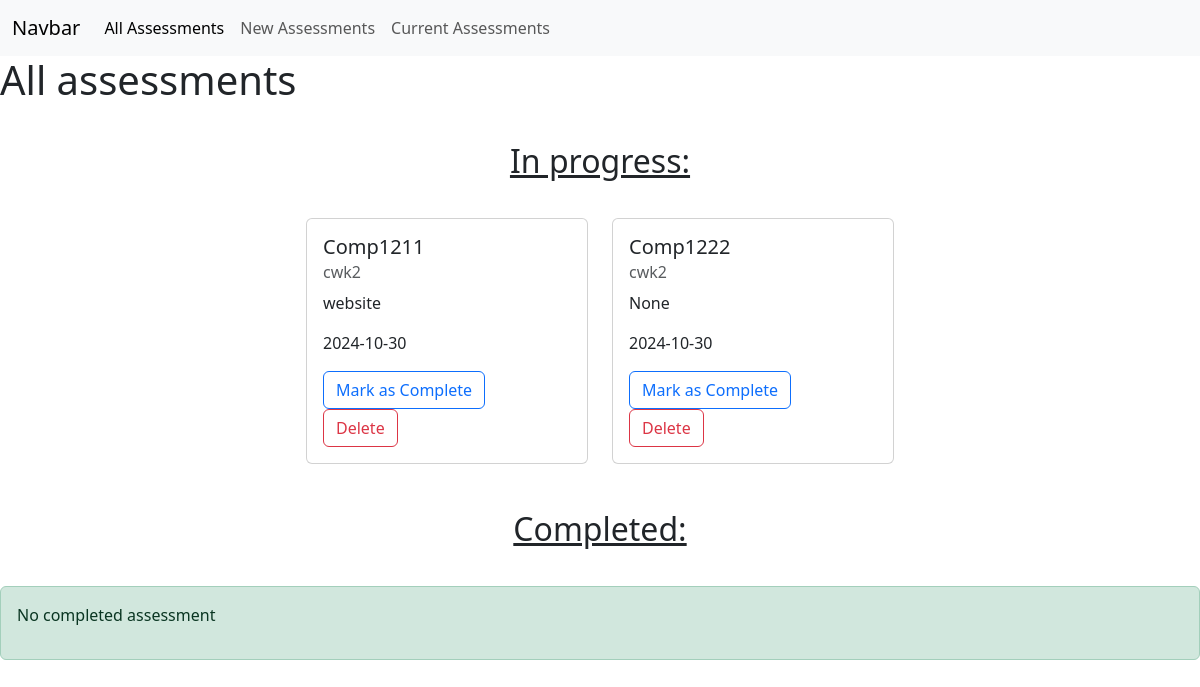
Before: / with the older database file.
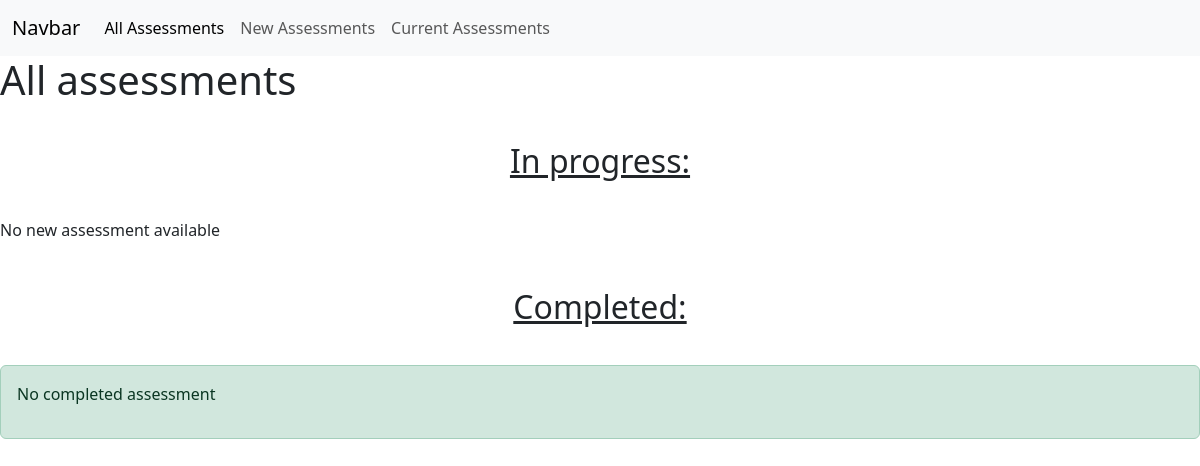
After: the same page with the newer database file.
### app/models.py (models this page shows)
class Assessment(db.Model):
    id = db.Column(db.Integer, primary_key=True)
    Code = db.Column(db.String(500), index=True)
    Title = db.Column(db.String(500))
    Date = db.Column(db.DateTime)
    Description = db.Column(db.String(500))
    Complete = db.Column(db.Boolean, default=False)

### app/views.py (the view)
@app.route('/')
def index():
    new_assessment = Assessment.query.filter_by(Complete=False).first()
    old_assessment = Assessment.query.filter_by(Complete=True).first()
    message1 = None
    if not new_assessment:
        message1 = "No new assessment available"
    message2 = None
    if not old_assessment:
        message2 = "No completed assessment"
    rows = Assessment.query.all()
    return render_template('home.html', rows=rows, message1=message1, message2=message2)

### app/templates/home.html (shortened to what this page needs)
{% extends "base.html" %}
{% block content %}
<link href="https://cdn.jsdelivr.net/npm/bootstrap@5.3.3/dist/css/bootstrap.min.css" rel="stylesheet">
<link rel="stylesheet" href="{{ url_for('static', filename='home.css') }}">
<h1>All assessments</h1>
<h2 class="subtitle">In progress:</h2>
{% if message1 %}
    <p>{{ message1 }}</p>
{% endif %}
<div class="row justify-content-center">
    {% for row in rows %}
    {% if not row.Complete %}
    <div class="col-md-3 mb-3 d-flex justify-content-center">
        <div class="card" style="width: 18rem;">
            <div class="card-body">
                <h5 class="card-title">{{ row.Code }}</h5>
                <h6 class="card-subtitle mb-2 text-body-secondary">{{ row.Title }}</h6>
                <p class="card-text">{{ row.Description }}</p>
                <p class="card-text">{{ row.Date.strftime('%Y-%m-%d') }}</p>
                <a href="{{ url_for('complete', id=row.id) }}" class="btn btn-outline-primary mr-2">Mark as Complete</a>
                <a href="{{ url_for('delete', id=row.id) }}" class="btn btn-outline-danger mr-2">Delete</a>
            </div>
        </div>
    </div>
    {% endif %}
    {% endfor %}
</div>
<h2 class="subtitle">Completed:</h2>
{% if message2 %}
<div class="alert alert-success small-alert" role="alert">
    <p>{{ message2 }}</p>
</div>
{% endif %}
{% endblock %}

### app/templates/base.html (shortened to what this page needs)
<!DOCTYPE html>
<html lang="en">
<head>
    <link rel="stylesheet" href="https://stackpath.bootstrapcdn.com/bootstrap/4.2.1/css/bootstrap.min.css">
    <link href="https://cdn.jsdelivr.net/npm/bootstrap@5.3.3/dist/css/bootstrap.min.css" rel="stylesheet">
    <link rel="stylesheet" href="{{ url_for('static', filename='base.css') }}">
</head>
<body>
    <html>
        <head>
        </head>
        <body>
          <nav class="navbar navbar-expand-lg bg-body-tertiary custom-border">
            <div class="container-fluid">
              <a class="navbar-brand" href="#">Navbar</a>
              <div class="collapse navbar-collapse" id="navbarNav">
                <ul class="navbar-nav">
                  <li class="nav-item">
                    <a class="nav-link active" aria-current="page" href="/">All Assessments</a>
                  </li>
                  <li class="nav-item">
                    <a class="nav-link" href="/New">New Assessments</a>
                  </li>
                  <li class="nav-item">
                    <a class="nav-link" href="/current">Current Assessments</a>
                  </li>
                </ul>
              </div>
            </div>
          </nav>
          <div>
            {% block content %}{% endblock %}
          </div>
        </body>
      </html>
</body>
</html>

### app/static/home.css (style rules this page uses)
.subtitle { text-align: center; text-decoration: underline; padding-bottom: 2.5%; padding-top: 2.5%; }

Changed rows visible on the page:
removed Assessment: Code "Comp1211", Title "cwk2", Description "website", Date "2024-10-30"
removed Assessment: Code "Comp1222", Title "cwk2", Description "None", Date "2024-10-30"
Other visible differences:
{{ message1 }}: (not shown) → "No new assessment available"
